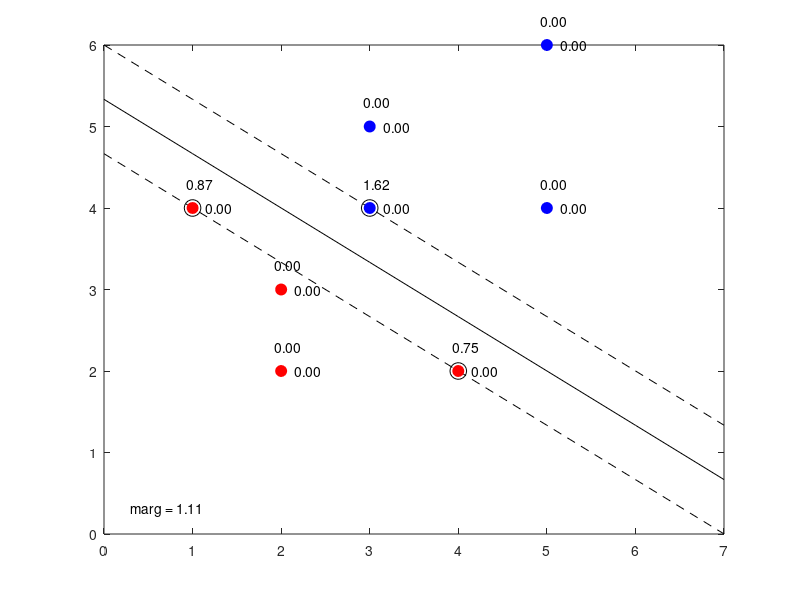

Write the MATLAB code that produced this figure.
#!/usr/bin/octave -qf

# Cargamos los datos de entrenamiento
load data/mini/trSep.dat;          # Muestras entrenamiento (no separable)
load data/mini/trSeplabels.dat     # Etiquetas entrenamiento (no separable)

N = rows(tr);

# El tipo de kernel "-t 0" corresponde al tipo lineal
# Res es un tipo estructurado que contiene, entre otros:
#   los parámetros del modelo
#   los ı́ndices de los vectores que han resultado ser vectores soporte
#   el multiplicador de Lagrange
C = 1000
res = svmtrain(trlabels, tr, ["-q -t 0 -c ",num2str(C)]);

alpha = res.sv_coef

x = tr(res.sv_indices,:)
c = trlabels(res.sv_indices);
theta =  sum(x .* alpha)

%theta0 = - res.rho
aux = find(theta < c);
theta0 = sign(res.sv_coef(aux(1))) - theta*res.SVs(aux(1),:)'

margen = 2 / norm(theta)
pendiente = - theta(1) / theta(2)

val_x = [0:1:7];
recta = pendiente * val_x + -theta0/theta(2);
recta_margen1 = pendiente * val_x -(theta0 +1)/theta(2);
recta_margen2 = pendiente * val_x -(theta0 -1)/theta(2);

toler = zeros(length(trlabels),1);
for i = 1:length(res.sv_indices)
    toler(res.sv_indices(i))=abs( (abs(alpha(i))==C)*(1 - ( sign(alpha(i)) * (theta*tr(res.sv_indices(i),:)' + theta0) )) ); 
end

plot(   val_x, recta,"color","black",
        val_x, recta_margen1,"color","black","linestyle","--",
        val_x, recta_margen2,"color","black","linestyle","--",
        tr(trlabels==1, 1), tr(trlabels==1, 2), "o","markersize",8,"markerfacecolor","r","markeredgecolor","r",
        tr(trlabels==2, 1), tr(trlabels==2, 2), "o","markersize",8,"markerfacecolor","b","markeredgecolor","b",
        tr(res.sv_indices, 1), tr(res.sv_indices, 2), "o","markeredgecolor","black","markersize",12,
        tr(toler!=0,1),tr(toler!=0,2),"*","markeredgecolor","black","markersize",12
);

for i = 1:rows(tr)
    text(tr(i,1)+0.15,tr(i,2),sprintf("%4.2f",toler(i)),"FontSize",10)
endfor

aux = setdiff([1:rows(tr)],res.sv_indices);
for i = aux
    text(tr(i,1)-0.07,tr(i,2)+0.3,sprintf("0.00"),"FontSize",10)
end

for i = 1:rows(res.sv_indices)
    text(tr(res.sv_indices(i),1)-0.07,tr(res.sv_indices(i),2)+0.3,sprintf("%4.2f",abs(res.sv_coef(i))),"FontSize",10)
endfor

text(0.3,0.3,sprintf("marg = %4.2f",margen),"FontSize",10)


refresh();
print -djpg sep_chart.jpg;